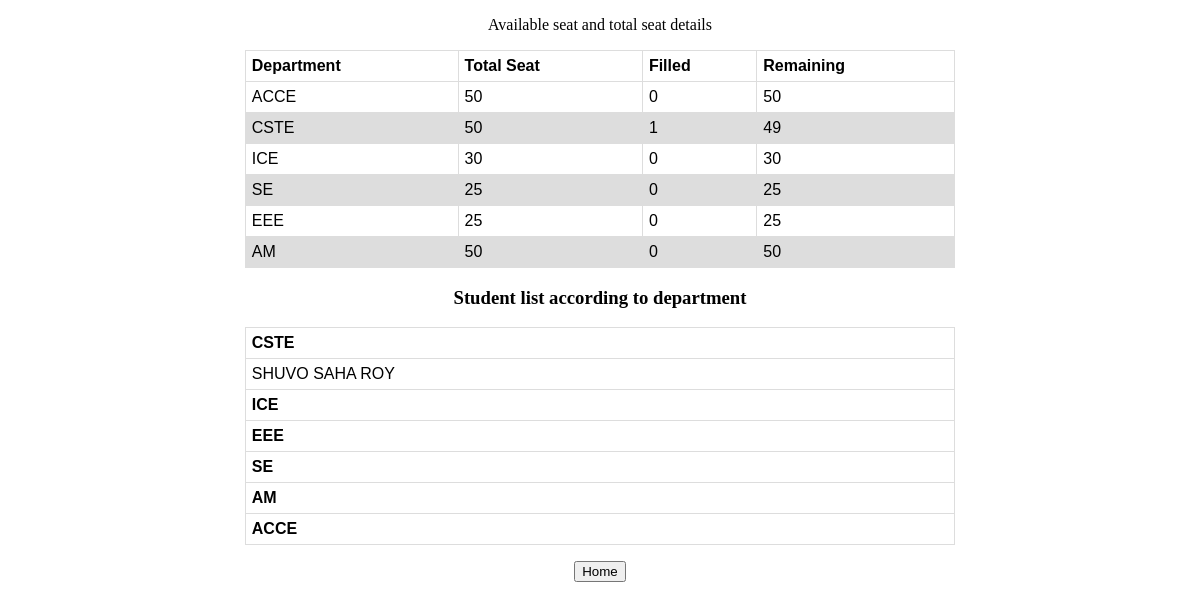
Page /seat_details (signed in) on the committed database.
### main_app/models.py (models this page shows, shortened)
class Departments(db.Model):
    department_name = db.Column(db.String(80), primary_key=True, nullable=False)
    total_seat = db.Column(db.Integer, nullable=False)
    fill_up = db.Column(db.Integer)
    stu_dept = db.relationship('Students', backref='student', lazy=True)

class Students(db.Model):
    admission_num = db.Column(db.Integer, primary_key=True)
    id = db.Column(db.String(15), unique=True, nullable=False)
    name = db.Column(db.String(80), nullable=False)
    email = db.Column(db.String(120), unique=True, nullable=False)
    image_file = db.Column(db.String(20), nullable=False, default='default.jpg')
    department = db.Column(db.String(80), db.ForeignKey('departments.department_name'), nullable=False)

### main_app/routes.py (the view)
@app.route('/seat_details')
@login_required
def seat_details():
    departments = Departments.query.all()
    list = count_seat("")
    return render_template('seat_details.html',departments=departments,list=list)

### main_app/models.py (called while the page is built)
@login_manager.user_loader
def load_user(user_id):
    return Users.query.get(int(user_id))

### main_app/routes.py (called while the page is built)
def count_seat(dept):
    cste = Departments.query.filter_by(department_name="CSTE").first()
    ice = Departments.query.filter_by(department_name="ICE").first()
    eee = Departments.query.filter_by(department_name="EEE").first()
    se = Departments.query.filter_by(department_name="SE").first()
    am = Departments.query.filter_by(department_name="AM").first()
    acce = Departments.query.filter_by(department_name="ACCE").first()
    if dept == "CSTE":
        return check(cste)
    elif dept == "ICE":
        return check(ice)
    elif dept == "EEE":
        return check(eee)
    elif dept == "SE":
        return check(se)
    elif dept == "AM":
        return check(am)
    elif dept == "ACCE":
        return check(acce)
    else:
        return [cste,ice,eee,se,am,acce]

### main_app/templates/seat_details.html (shortened to what this page needs)
{% extends "layout.html" %}
{% block content %}
<center>
    <div>
        <p>Available seat and total seat details</p>
        <table class="table">
          <thead>
            <tr>
              <th>Department</th>
              <th>Total Seat</th>
              <th>Filled</th>
              <th>Remaining</th>
            </tr>
          </thead>
          <tbody>
            {% for department in departments %}
            <tr>
              <td>{{department.department_name}}</td>
              <td>{{department.total_seat}}</a></td>
              <td>{{department.fill_up}}</td>
              <td>{{department.total_seat - department.fill_up}}</td>
            </tr>
            {% endfor %}
          </tbody>
        </table>
    </div>
    <div>
        <h3><p>Student list according to department</p></h3>
        <table class="table">
          <thead>
            <tr>
              <th>CSTE</th>
            </tr>
          </thead>
          <tbody>
            {% for student in list[0].stu_dept %}
            <tr>
              <td>{{student.name}}</td>
            {% endfor %}
          </tbody>
             <thead>
            <tr>
              <th>ICE</th>
            </tr>
          </thead>
             <thead>
            <tr>
              <th>EEE</th>
            </tr>
          </thead>
             <thead>
            <tr>
              <th>SE</th>
            </tr>
          </thead>
             <thead>
            <tr>
              <th>AM</th>
            </tr>
          </thead>
             <thead>
            <tr>
              <th>ACCE</th>
            </tr>
          </thead>
        </table>
    </div>
    <a href="{{url_for('home')}}"><button>Home</button></a>
</center>
{% endblock content %}

### main_app/templates/layout.html (shortened to what this page needs)
<!DOCTYPE html>
<html lang="en">
<head>
    <link rel="stylesheet" type="text/css" href="{{url_for('static',filename='main.css')}}">
</head>
<body>
    {% block content %}
    {% endblock %}
</body>
</html>

### main_app/static/main.css (style rules this page uses)
table { font-family: arial, sans-serif; border-collapse: collapse; width: 60%; }
td, th { border: 0.5px solid #dddddd; text-align: left; padding: 6px; }
tr:nth-child(even) { background-color: #dddddd; }

### rows in the picture
Departments: department_name "ACCE", total_seat "50", fill_up "0", department.total_seat-department.fill_up "50"
Departments: department_name "CSTE", total_seat "50", fill_up "1", department.total_seat-department.fill_up "49"
Departments: department_name "ICE", total_seat "30", fill_up "0", department.total_seat-department.fill_up "30"
Departments: department_name "SE", total_seat "25", fill_up "0", department.total_seat-department.fill_up "25"
Departments: department_name "EEE", total_seat "25", fill_up "0", department.total_seat-department.fill_up "25"
Departments: department_name "AM", total_seat "50", fill_up "0", department.total_seat-department.fill_up "50"
Students: name "SHUVO SAHA ROY"
